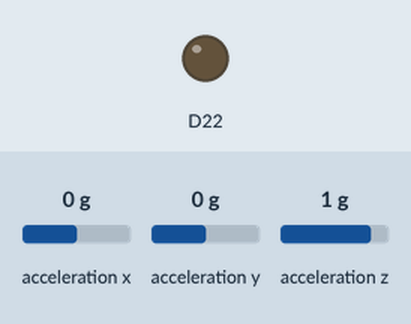
Bench run of a sketch on a simulated Arduino Nano 33 BLE. Parts: output pins drawn as LEDs (lit = HIGH). Inputs (shaded band) come from the test bench; at power-on: acceleration x 0 g, acceleration y 0 g, acceleration z 1 g. What the sketch prints to the serial monitor is not drawn.

Above: at 0.4 s.
Timing chart, 0 to 1.9 s (numbered marks = the images above):
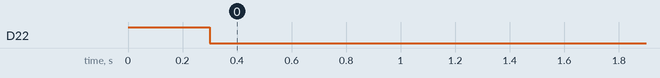

The sketch:

pedometerV2.ino
```cpp
#include <Arduino_LSM9DS1.h>
float threshhold=0.8;
float xval[100]={0};
float yval[100]={0};
float zval[100]={0};
float xavg;
float yavg;
float zavg;
int steps,flag=0;
float x,y,z;

void setup() {
pinMode(22,OUTPUT);
calibrate();
  Serial.begin(9600);
  while (!Serial);
  Serial.println("Started");
  if (!IMU.begin()) {
    Serial.println("Failed to initialize IMU!");
    while (1);
  }
  Serial.print("Accelerometer sample rate = ");
  Serial.print(IMU.accelerationSampleRate());
  Serial.println(" Hz");
}

void loop() {
  if (IMU.accelerationAvailable()) {
    IMU.readAcceleration(x, y, z);
int acc=0;
float totvect[100]={0};
float totave[100]={0};
//float sum1,sum2,sum3=0;
float xaccl[100]={0};
float yaccl[100]={0};
float zaccl[100]={0};

for (int i=0;i<20;i++)
{
xaccl[i]=float(x);
delay(1);
yaccl[i]=float(y);
delay(1);
zaccl[i]=float(z);
delay(1);
totvect[i] = sqrt(((xaccl[i]-xavg)* (xaccl[i]-xavg))+ ((yaccl[i] - yavg)*(yaccl[i] - yavg)) + ((zval[i] - zavg)*(zval[i] - zavg)));
totave[i] = (totvect[i] + totvect[i-1]) / 2 ;
Serial.println(totave[i]);
delay(200);

//cal steps
if (totave[i]>threshhold && flag==0)
{
  steps=steps+1;
  flag=1;
}
 else if (totave[i] > threshhold && flag==1)
{
//do nothing
}
  if (totave[i] <threshhold  && flag==1)
  {flag=0;}
  Serial.println('\n');
  Serial.print("steps=");
  Serial.println(steps);
}

 delay(1000);
  }
}

void calibrate()
{
  digitalWrite(22,HIGH);
  float sum=0;
  float sum1=0;
  float sum2=0;
for (int i=0;i<100;i++)
{
xval[i]=float(x);
sum=xval[i]+sum;
}
delay(100);
xavg=sum/100.0;
Serial.println(xavg);
for (int j=0;j<100;j++)
{
xval[j]=float(x);
sum1=xval[j]+sum1;
}
yavg=sum1/100.0;
Serial.println(yavg);
delay(100);
for (int i=0;i<100;i++)
{
zval[i]=float(z);
sum2=zval[i]+sum2;
}
zavg=sum2/100.0;
delay(100);
Serial.println(zavg);
digitalWrite(22,LOW);
}
```
